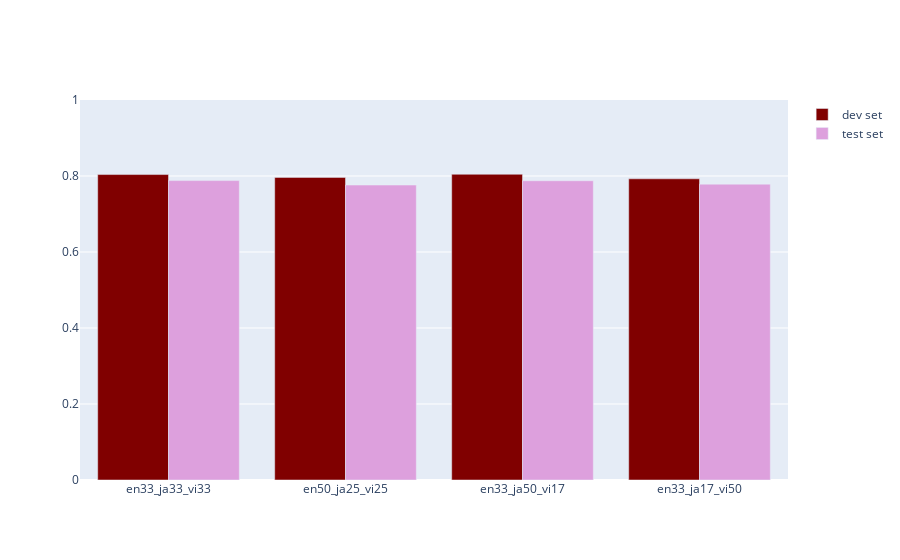

The code cell stored with this chart in its notebook:
### Markdown cell above
Let's see how well the ultimate models perform (dev and test set)

### Code cell
l = [
"logs/udapter/2024.06.12_22.28.41_ultimate_en33_ja33_vi33",
"logs/udapter/2024.06.14_09.49.50_ultimate_en50_ja25_vi25",
"logs/udapter/2024.06.16_00.52.40_ultimate_en33_ja50_vi17",
"logs/udapter/2024.06.17_18.59.22_ultimate_en33_ja17_vi50"]

results_dev_test = []
for path in l:
    f = open(path+"/test_results.json")
    data = json.load(f)
    f.close()
    test_set = data["LAS"]["precision"]
    f = open(path+"/dev_results.json")
    data = json.load(f)
    f.close()
    dev_set = data["LAS"]["precision"]
    results_dev_test.append([dev_set, test_set])

index = ["en33_ja33_vi33", "en50_ja25_vi25", "en33_ja50_vi17", "en33_ja17_vi50"]
fig = go.Figure(data=[
    go.Bar(name='dev set', x=index, y=[d[0] for d in results_dev_test], marker_color = 'maroon'),
    go.Bar(name='test set', x=index, y=[d[1] for d in results_dev_test], marker_color = 'plum')
])

fig.update_layout(barmode='group')
fig.update_layout(yaxis_range=[0,1])
fig.show()

### Figure 1 — Plotly figure (JSON) as saved in the notebook; plotly's stock layout.template omitted (floating-point values rounded to 4 significant figures)
{"data": [{"marker": {"color": "maroon"}, "name": "dev set", "type": "bar", "x": ["en33_ja33_vi33", "en50_ja25_vi25", "en33_ja50_vi17", "en33_ja17_vi50"], "y": [0.8038, 0.7964, 0.8046, 0.7926]}, {"marker": {"color": "plum"}, "name": "test set", "type": "bar", "x": ["en33_ja33_vi33", "en50_ja25_vi25", "en33_ja50_vi17", "en33_ja17_vi50"], "y": [0.7879, 0.7762, 0.7875, 0.7785]}], "layout": {"barmode": "group", "yaxis": {"range": [0, 1]}}}
